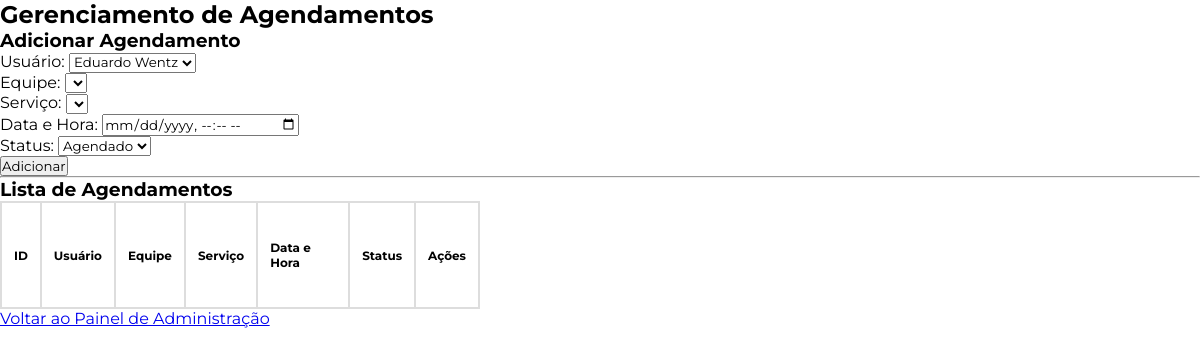
The app's page /gerenciamentoagendamento, older data.
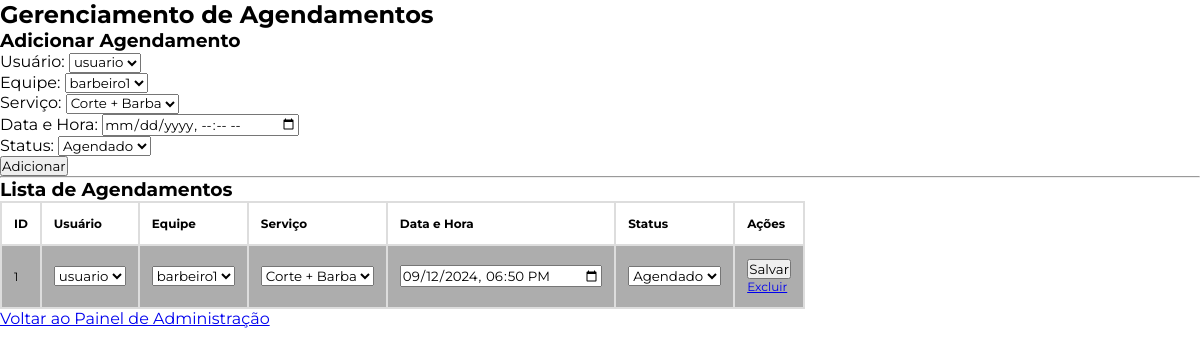
The same page, newer data.
### tables this page shows
CREATE TABLE Agendamentos (
            agendamento_id INTEGER PRIMARY KEY AUTOINCREMENT,
            user_id INTEGER,
            equipe_id INTEGER,
            servicos_id INTEGER,
            data_hora TEXT NOT NULL,
            status TEXT NOT NULL,
            FOREIGN KEY (user_id) REFERENCES Users(user_id),
            FOREIGN KEY (equipe_id) REFERENCES Equipe(equipe_id),
            FOREIGN KEY (servicos_id) REFERENCES Servicos(servicos_id)
        );

CREATE TABLE Users (
    user_id INTEGER PRIMARY KEY AUTOINCREMENT,
    nome TEXT NOT NULL,
    email TEXT NOT NULL UNIQUE,
    senha TEXT NOT NULL,
    telefone TEXT,
    role TEXT NOT NULL CHECK (role IN ('admin', 'cliente')),
    data_criacao TEXT DEFAULT (datetime('now')),
    ultimo_login TEXT
);

CREATE TABLE Equipe (
    equipe_id INTEGER PRIMARY KEY AUTOINCREMENT,
    nome TEXT NOT NULL,
    telefone TEXT,
    email TEXT UNIQUE,
    data_admissao TEXT DEFAULT (datetime('now')),
    ativo INTEGER DEFAULT 1
);

CREATE TABLE Servicos (
    servicos_id INTEGER PRIMARY KEY AUTOINCREMENT,
    nome TEXT NOT NULL,
    descricao TEXT,
    preco REAL NOT NULL,
    duracao INTEGER NOT NULL  -- duração em minutos
);

### app.py (the view, shortened to what this page needs)
@app.route('/gerenciamentoagendamento', methods=['GET', 'POST'])
def gerenciar_agendamentos():
    conn = get_db_connection()
    if request.args.get('excluir'):
        agendamento_id = request.args.get('excluir')
        print(f"Excluindo agendamento agendamento_id={agendamento_id}")  # Debug
        conn.execute('DELETE FROM Agendamentos WHERE agendamento_id = ?', (agendamento_id,))
        conn.commit()
        flash('Agendamento excluído com sucesso!')
    agendamentos = conn.execute('SELECT * FROM Agendamentos').fetchall()
    usuarios = conn.execute('SELECT user_id, nome FROM Users').fetchall()
    equipe = conn.execute('SELECT equipe_id, nome FROM Equipe').fetchall()
    servicos = conn.execute('SELECT servicos_id, nome FROM Servicos').fetchall()
    conn.close()
    return render_template('gerenciamento_agendamentos.html', agendamentos=agendamentos, usuarios=usuarios, equipe=equipe, servicos=servicos)

### app.py (called while the page is built)
def get_db_connection():
    conn = sqlite3.connect('barbearia.db')
    conn.row_factory = sqlite3.Row  # Permite acessar os resultados como dicionário
    return conn

### templates/gerenciamento_agendamentos.html (shortened to what this page needs)
<!DOCTYPE html>
<html lang="en">
<head>
    <link rel="stylesheet" type="text/css" href="{{ url_for('static', filename='css/style.css') }}">
</head>
<body>
    <h2>Gerenciamento de Agendamentos</h2>
    <h3>Adicionar Agendamento</h3>
    <form action="/gerenciamentoagendamento" method="POST">
        <label for="user_id">Usuário:</label>
        <select id="user_id" name="user_id" required>
            {% for usuario in usuarios %}
                <option value="{{ usuario.user_id }}">{{ usuario.nome }}</option>
            {% endfor %}
        </select>
        <br>
        <label for="equipe_id">Equipe:</label>
        <select id="equipe_id" name="equipe_id" required>
            {% for membro in equipe %}
                <option value="{{ membro.equipe_id }}">{{ membro.nome }}</option>
            {% endfor %}
        </select>
        <br>
        <label for="servicos_id">Serviço:</label>
        <select id="servicos_id" name="servicos_id" required>
            {% for servico in servicos %}
                <option value="{{ servico.servicos_id }}">{{ servico.nome }}</option>
            {% endfor %}
        </select>
        <br>
        <label for="data_hora">Data e Hora:</label>
        <input type="datetime-local" id="data_hora" name="data_hora" required>
        <br>
        <label for="status">Status:</label>
        <select id="status" name="status" required>
            <option value="agendado">Agendado</option>
        </select>
        <br>
        <button type="submit">Adicionar</button>
    </form>
    <hr>
    <h3>Lista de Agendamentos</h3>
    <table border="1">
        <tr>
            <th>ID</th>
            <th>Usuário</th>
            <th>Equipe</th>
            <th>Serviço</th>
            <th>Data e Hora</th>
            <th>Status</th>
            <th>Ações</th>
        </tr>
        {% for agendamento in agendamentos %}
        <tr>
            <form action="/gerenciamentoagendamento" method="POST">
                <td>{{ agendamento.agendamento_id }}</td>
                <td>
                    <select name="user_id" required>
                        {% for usuario in usuarios %}
                            <option value="{{ usuario.user_id }}" {% if usuario.user_id == agendamento.user_id %}selected{% endif %}>{{ usuario.nome }}</option>
                        {% endfor %}
                    </select>
                </td>
                <td>
                    <select name="equipe_id" required>
                        {% for membro in equipe %}
                            <option value="{{ membro.equipe_id }}" {% if membro.equipe_id == agendamento.equipe_id %}selected{% endif %}>{{ membro.nome }}</option>
                        {% endfor %}
                    </select>
                </td>
                <td>
                    <select name="servicos_id" required>
                        {% for servico in servicos %}
                            <option value="{{ servico.servicos_id }}" {% if servico.servicos_id == agendamento.servicos_id %}selected{% endif %}>{{ servico.nome }}</option>
                        {% endfor %}
                    </select>
                </td>
                <td>
                    <input type="datetime-local" name="data_hora" value="{{ agendamento.data_hora }}" required>
                </td>
                <td>
                    <select name="status" required>
                        <option value="agendado" {% if agendamento.status == 'agendado' %}selected{% endif %}>Agendado</option>
                    </select>
                </td>
                <td>
                    <button type="submit" name="editar">Salvar</button>
                    <a href="?excluir={{ agendamento.agendamento_id }}" onclick="return confirm('Tem certeza que deseja excluir este agendamento?');">Excluir</a>
                </td>
            </form>
        </tr>
        {% endfor %}
    </table>
    <a href="/indexadmin">Voltar ao Painel de Administração</a>
</body>
</html>

### static/css/style.css (style rules this page uses)
:root { --cor-principal: #6b0002; --cor-secundaria: black; --cor-terciaria: #fafafa; --animações1: #6b0002; --bordas: #fff; }
* { margin: 0; padding: 0; font-family: 'Montserrat', sans-serif; }
html { scroll-behavior: smooth; }
table { font-family: arial, sans-serif; border-collapse: collapse; width: 40vw; height: 9vw; }
td, th { border: 2px solid #dddddd; text-align: left; font-size: 1.5vh; padding: 12px; }
tr:nth-child(even) { background-color: #adadad; }

Row changes from the older to the newer data that the page shows:
added Agendamentos: agendamento_id "1", user_id "usuario", equipe_id "barbeiro1", servicos_id "Corte + Barba", data_hora "09/12/2024 18:50", status "Agendado"
Text that changed along with them:
form field user_id: "Eduardo Wentz" → "usuario"
form field equipe_id: (not shown) → "barbeiro1"
form field servicos_id: (not shown) → "Corte + Barba"
